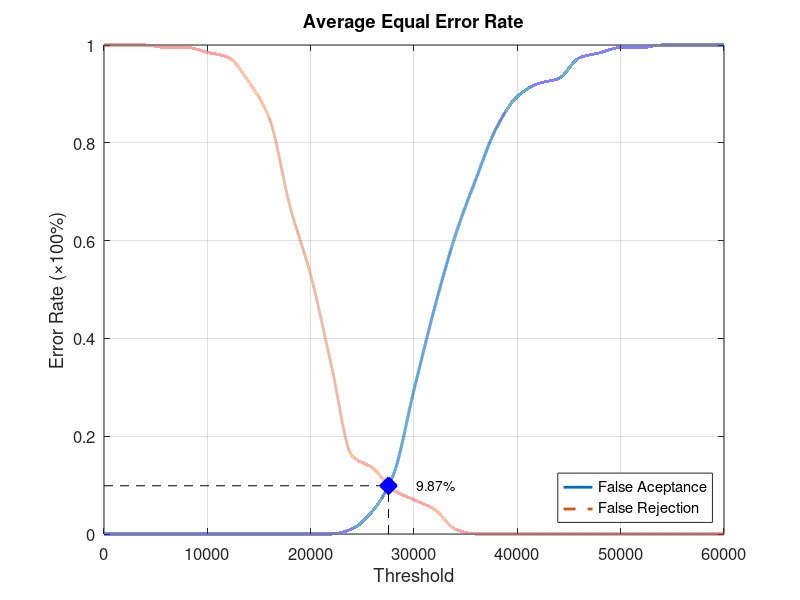
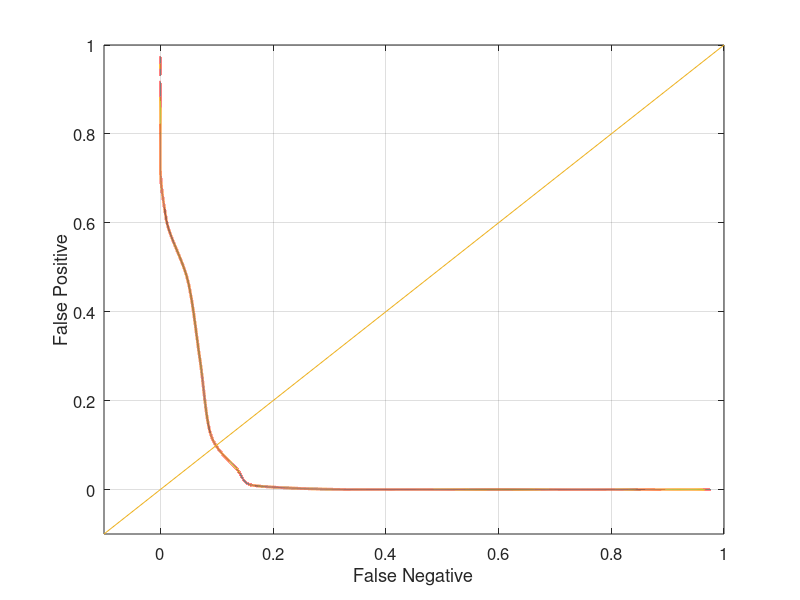

The MATLAB script that drew these images, in order:
function yEER = Database4_4
close all;
clear;
clc;
x = 0:2000:60000;
xq = 0:0.5:60000;

y0 = [0 0 0 0 0 0 0 0 0 0 0 0 0.0105263 0.0473684 0.121053 0.294737 0.463158 0.610526 0.726316 0.831579 0.894737 0.921053 0.931579 0.973684 0.984211 0.994737 0.994737 1 1 1 1];
yy0 = interp1(x, y0, xq, 'pchip');
y1 = [1 1 1 0.995 0.995 0.985 0.975 0.925 0.85 0.67 0.53 0.345 0.16 0.135 0.09 0.07 0.05 0.01 0 0 0 0 0 0 0 0 0 0 0 0 0];
yy1 = interp1(x, y1, xq, 'pchip');

% Calculating EER: 
y2 = abs(y0 - y1);
find(y2 == min(y2))
yy2 = abs(yy0 - yy1);
xEER = find(yy2 == min(yy2));
xEERIndex = xq(xEER) % X-axis EER
yEER = yy0(xEER) % Y-axis EER

main = figure
plot(xq, yy0,'-','LineWidth', 2);	hold on
plot(xq, yy1,'--','LineWidth', 2);	hold on
plot([xEERIndex xEERIndex], [0 yEER], 'k--');	hold on
plot([0 xEERIndex], [yEER yEER], 'k--');	hold on
plot(xEERIndex, yEER, 'bx', 'LineWidth', 10);	hold on
text(xEERIndex + 10 * xEERIndex / 100, yEER, [num2str(round((10000 * yEER)) / 100) '%'])
legend('False Aceptance', 'False Rejection', 'Location', 'SouthEast')
xlabel('Threshold')
ylabel('Error Rate (\times100%)')
title('Average Equal Error Rate')
set(gca, 'FontSize', 12)
axis([0 60000 0 1])
grid on

print(main, 'Database4_4Main', '-dpng');
FNRxFPR = figure('Color', [1 1 1]);
plot(yy1, yy0, '-', yy1, yy0, 'LineWidth', 2);
hold on
y = -0.1:0.1:1
plot(y, y); 
set(gca, 'FontSize', 12)
xlabel('False Negative')
ylabel('False Positive')
axis([-0.1 1 -0.1 1])
set(gca, 'FontSize', 12)
grid on

print(FNRxFPR, 'Database4_4FNRxFPR','-dpng');
end
